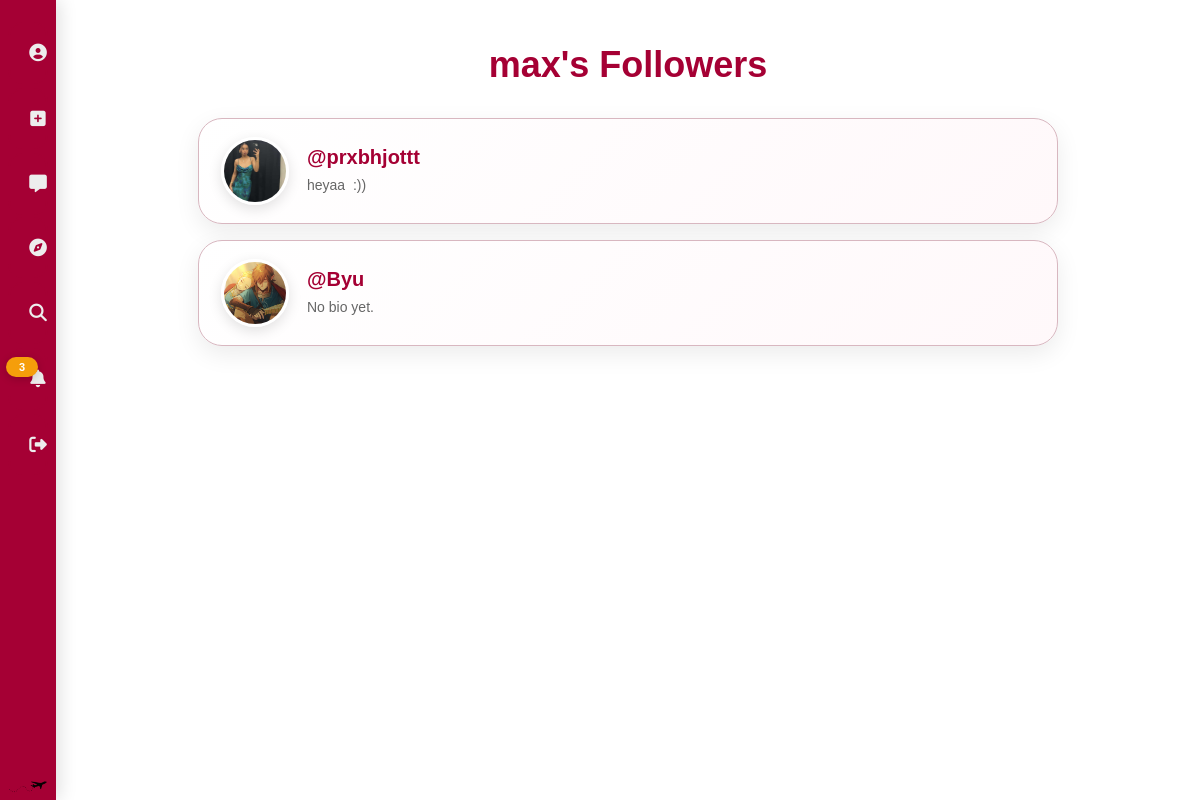
The page /followers/3 (signed in) on the database as committed earlier.
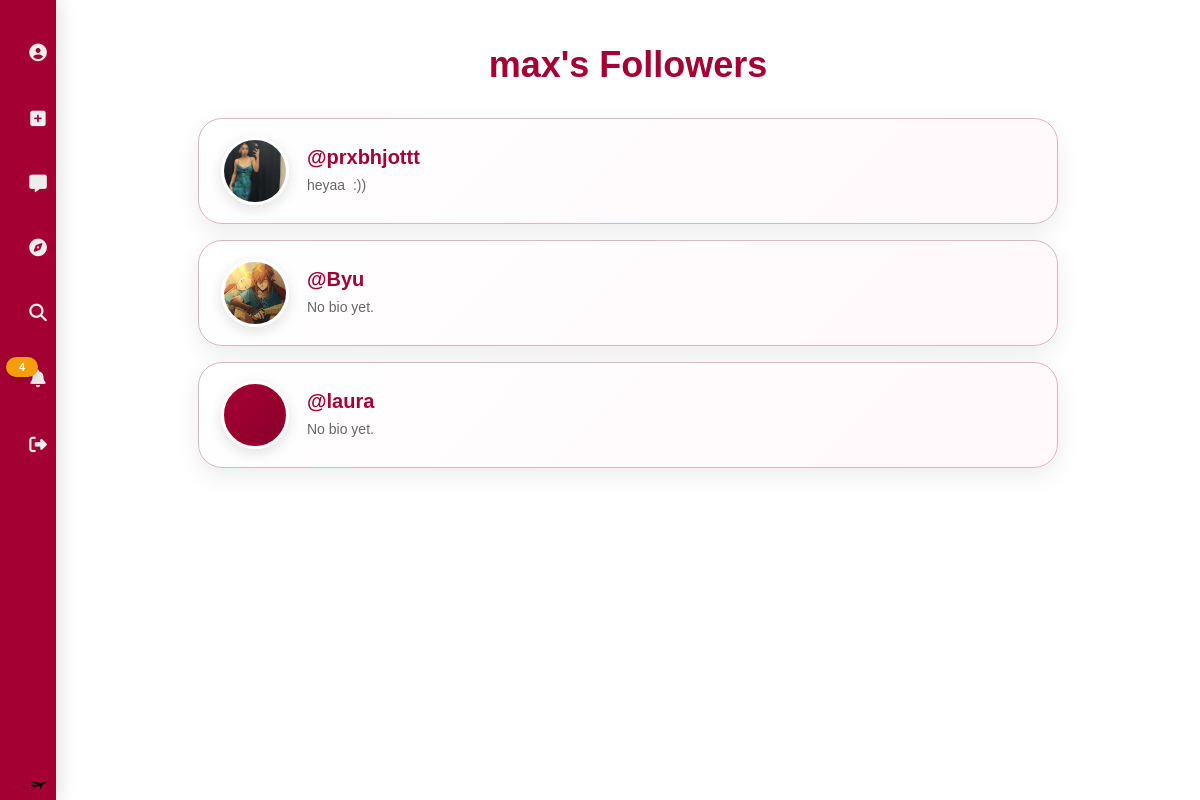
The same page on the database as committed later.
### app.py (models this page shows, shortened)
class User(db.Model):
    id = db.Column(db.Integer, primary_key=True)
    email = db.Column(db.String(120), unique=True, nullable=False)
    phone = db.Column(db.String(20), nullable=False)
    password_hash = db.Column(db.String(255), nullable=False)
    username = db.Column(db.String(50), unique=True, nullable=True)
    bio = db.Column(db.Text, nullable=True)
    avatar_url = db.Column(db.String(255), nullable=True)
    interest_1 = db.Column(db.String(25), nullable=True)
    interest_2 = db.Column(db.String(25), nullable=True)
    interest_3 = db.Column(db.String(25), nullable=True)
    interest_4 = db.Column(db.String(25), nullable=True)
    interest_5 = db.Column(db.String(25), nullable=True)

### app.py (the view)
@app.route('/followers/<int:user_id>')
def followers_page(user_id):
    current_user_id = session.get("user_id")
    if not current_user_id:
        return redirect(url_for('login_page'))
    user = User.query.get_or_404(user_id)
    followers = db.session.query(User).join(
        Follow,
        Follow.follower_id == User.id
    ).filter(
        Follow.following_id == user_id
    ).all()
    return render_template(
        'follow-list.html',
        user=user,
        users=followers,
        list_type='followers'
    )

### app.py (called while the page is built)
def get_session_datetime(key):
    value = session.get(key)
    if not value:
        return datetime.min
    try:
        return datetime.fromisoformat(value)
    except ValueError:
        return datetime.min

### templates/follow-list.html (shortened to what this page needs)
<!DOCTYPE html>
<html>
<head>
    <link rel="stylesheet" href="https://cdnjs.cloudflare.com/ajax/libs/font-awesome/6.5.0/css/all.min.css">
    <link rel="stylesheet" href="{{ url_for('static', filename='styles.css') }}">
</head>
<body>
{% include 'navbar.html' %}
<div class="page-wrapper">
    <div class="middle-column">
        {% if list_type == 'followers' %}
        <h1>{{ user.username }}'s Followers</h1>
        {% else %}
        <h1>{{ user.username }} is Following</h1>
        {% endif %}
        {% if users %}
        <div class="follow-list-container">
            {% for u in users %}
            <a class="follow-list-card" href="{{ url_for('view_user_profile', user_id=u.id) }}">
                {% if u.avatar_url %}
                <img src="{{ url_for('static', filename='uploads/' + u.avatar_url) }}" class="follow-list-avatar">
                {% else %}
                <div class="follow-list-placeholder"></div>
                {% endif %}
                <div class="follow-list-info">
                    <h2>@{{ u.username }}</h2>
                    <p>{{ u.bio if u.bio else 'No bio yet.' }}</p>
                </div>
            </a>
            {% endfor %}
        </div>
        {% endif %}
    </div>
</div>
</body>
</html>

### templates/navbar.html (shortened to what this page needs)
<div class="navigation-bar collapsed" id="navbar">
    <ul>
        <li>
            <a href="{{ url_for('user_profile') }}">
                <i class="fa-solid fa-circle-user"></i>
            </a>
        </li>
        <li>
            <a href="{{ url_for('itinerary_create') }}">
                <i class="fa-solid fa-square-plus"></i>
            </a>
        </li>
        <li>
            <a href="{{ url_for('dms') }}" class="nav-link-with-badge">
                <i class="fa-solid fa-message"></i>
            </a>
            <a href="{{ url_for('feed') }}">
                <i class="fa-solid fa-compass"></i>
            </a>
        </li>
        <li>
            <a href="{{ url_for('search') }}">
                <i class="fa-solid fa-magnifying-glass"></i>
            </a>
        </li>
        <li>
            <a href="{{ url_for('notifications') }}" class="nav-link-with-badge">
                <i class="fa-solid fa-bell"></i>
                {% if notification_badge_count and notification_badge_count > 0 %}
                <span class="nav-badge">{{ notification_badge_count }}</span>
                {% endif %}
            </a>
        </li>
        <li>
            <a href="#" id="logoutLink">
                <i class="fa-solid fa-right-from-bracket"></i>
            </a>
        </li>
    </ul>
    <div class="navbar-logo">
        <img
            src="{{ url_for('static', filename='logo.png') }}"
            alt="Website Logo"
        >
    </div>
</div>

Rows that differ between the two databases and show on the page:
added User: username "laura", bio "No bio yet."
Other text that changed with them:
{{ notification_badge_count }}: "3" → "4"
